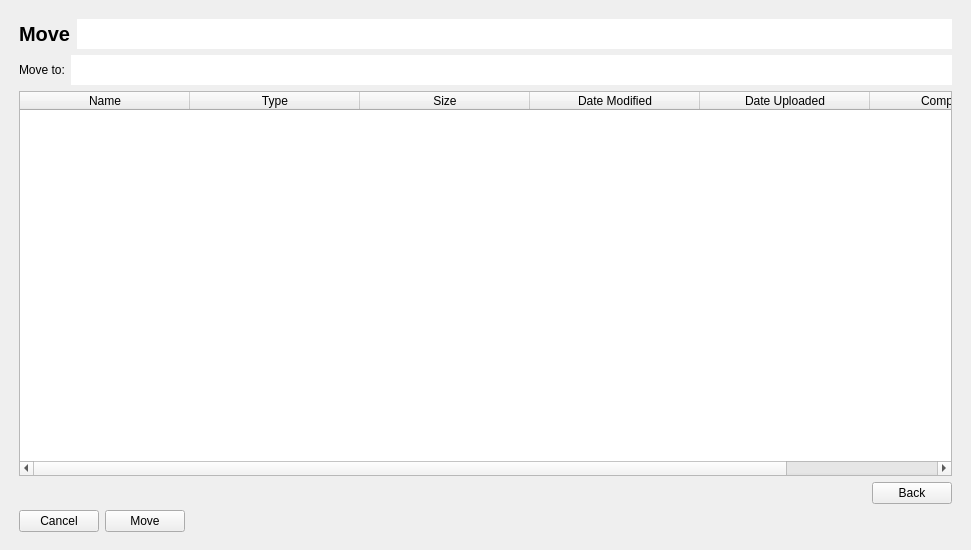
<?xml version="1.0" encoding="UTF-8"?>
<ui version="4.0">
 <class>MainWindow</class>
 <widget class="QMainWindow" name="MainWindow">
  <property name="geometry">
   <rect>
    <x>0</x>
    <y>0</y>
    <width>971</width>
    <height>550</height>
   </rect>
  </property>
  <property name="minimumSize">
   <size>
    <width>300</width>
    <height>300</height>
   </size>
  </property>
  <property name="windowTitle">
   <string>Archon - Move File</string>
  </property>
  <property name="styleSheet">
   <string notr="true"/>
  </property>
  <widget class="QWidget" name="centralwidget">
   <widget class="QFrame" name="verticalFrame">
    <property name="geometry">
     <rect>
      <x>10</x>
      <y>10</y>
      <width>951</width>
      <height>531</height>
     </rect>
    </property>
    <layout class="QVBoxLayout" name="verticalLayout">
     <item>
      <layout class="QHBoxLayout" name="horizontalLayout">
       <item>
        <widget class="QLabel" name="label">
         <property name="font">
          <font>
           <pointsize>15</pointsize>
           <weight>75</weight>
           <bold>true</bold>
          </font>
         </property>
         <property name="styleSheet">
          <string notr="true"/>
         </property>
         <property name="text">
          <string>Move</string>
         </property>
        </widget>
       </item>
       <item>
        <widget class="QLineEdit" name="title">
         <property name="font">
          <font>
           <pointsize>15</pointsize>
           <weight>75</weight>
           <bold>true</bold>
          </font>
         </property>
         <property name="styleSheet">
          <string notr="true"/>
         </property>
         <property name="frame">
          <bool>false</bool>
         </property>
         <property name="readOnly">
          <bool>true</bool>
         </property>
        </widget>
       </item>
      </layout>
     </item>
     <item>
      <layout class="QHBoxLayout" name="horizontalLayout_2">
       <item>
        <widget class="QLabel" name="label_2">
         <property name="styleSheet">
          <string notr="true"/>
         </property>
         <property name="text">
          <string>Move to:</string>
         </property>
        </widget>
       </item>
       <item>
        <widget class="QLineEdit" name="current_path_box">
         <property name="font">
          <font>
           <pointsize>15</pointsize>
           <weight>75</weight>
           <bold>true</bold>
          </font>
         </property>
         <property name="styleSheet">
          <string notr="true"/>
         </property>
         <property name="frame">
          <bool>false</bool>
         </property>
         <property name="readOnly">
          <bool>true</bool>
         </property>
        </widget>
       </item>
      </layout>
     </item>
     <item>
      <widget class="QTableWidget" name="table">
       <property name="enabled">
        <bool>true</bool>
       </property>
       <property name="sizePolicy">
        <sizepolicy hsizetype="Expanding" vsizetype="MinimumExpanding">
         <horstretch>0</horstretch>
         <verstretch>0</verstretch>
        </sizepolicy>
       </property>
       <property name="minimumSize">
        <size>
         <width>0</width>
         <height>0</height>
        </size>
       </property>
       <property name="maximumSize">
        <size>
         <width>16777215</width>
         <height>16777215</height>
        </size>
       </property>
       <property name="focusPolicy">
        <enum>Qt::NoFocus</enum>
       </property>
       <property name="styleSheet">
        <string notr="true"/>
       </property>
       <property name="inputMethodHints">
        <set>Qt::ImhSensitiveData</set>
       </property>
       <property name="frameShape">
        <enum>QFrame::StyledPanel</enum>
       </property>
       <property name="frameShadow">
        <enum>QFrame::Plain</enum>
       </property>
       <property name="lineWidth">
        <number>0</number>
       </property>
       <property name="midLineWidth">
        <number>0</number>
       </property>
       <property name="sizeAdjustPolicy">
        <enum>QAbstractScrollArea::AdjustToContents</enum>
       </property>
       <property name="editTriggers">
        <set>QAbstractItemView::NoEditTriggers</set>
       </property>
       <property name="tabKeyNavigation">
        <bool>false</bool>
       </property>
       <property name="showDropIndicator" stdset="0">
        <bool>false</bool>
       </property>
       <property name="dragEnabled">
        <bool>false</bool>
       </property>
       <property name="dragDropOverwriteMode">
        <bool>false</bool>
       </property>
       <property name="dragDropMode">
        <enum>QAbstractItemView::NoDragDrop</enum>
       </property>
       <property name="defaultDropAction">
        <enum>Qt::IgnoreAction</enum>
       </property>
       <property name="alternatingRowColors">
        <bool>false</bool>
       </property>
       <property name="selectionMode">
        <enum>QAbstractItemView::SingleSelection</enum>
       </property>
       <property name="selectionBehavior">
        <enum>QAbstractItemView::SelectRows</enum>
       </property>
       <property name="textElideMode">
        <enum>Qt::ElideLeft</enum>
       </property>
       <property name="showGrid">
        <bool>true</bool>
       </property>
       <property name="gridStyle">
        <enum>Qt::SolidLine</enum>
       </property>
       <property name="sortingEnabled">
        <bool>true</bool>
       </property>
       <property name="cornerButtonEnabled">
        <bool>false</bool>
       </property>
       <attribute name="horizontalHeaderCascadingSectionResizes">
        <bool>false</bool>
       </attribute>
       <attribute name="horizontalHeaderDefaultSectionSize">
        <number>170</number>
       </attribute>
       <attribute name="horizontalHeaderStretchLastSection">
        <bool>true</bool>
       </attribute>
       <attribute name="verticalHeaderVisible">
        <bool>false</bool>
       </attribute>
       <attribute name="verticalHeaderCascadingSectionResizes">
        <bool>false</bool>
       </attribute>
       <attribute name="verticalHeaderMinimumSectionSize">
        <number>35</number>
       </attribute>
       <attribute name="verticalHeaderDefaultSectionSize">
        <number>35</number>
       </attribute>
       <attribute name="verticalHeaderHighlightSections">
        <bool>false</bool>
       </attribute>
       <attribute name="verticalHeaderShowSortIndicator" stdset="0">
        <bool>false</bool>
       </attribute>
       <attribute name="verticalHeaderStretchLastSection">
        <bool>false</bool>
       </attribute>
       <column>
        <property name="text">
         <string>Name</string>
        </property>
        <property name="textAlignment">
         <set>AlignCenter</set>
        </property>
       </column>
       <column>
        <property name="text">
         <string>Type</string>
        </property>
        <property name="textAlignment">
         <set>AlignCenter</set>
        </property>
       </column>
       <column>
        <property name="text">
         <string>Size</string>
        </property>
        <property name="textAlignment">
         <set>AlignCenter</set>
        </property>
       </column>
       <column>
        <property name="text">
         <string>Date Modified</string>
        </property>
        <property name="textAlignment">
         <set>AlignCenter</set>
        </property>
       </column>
       <column>
        <property name="text">
         <string>Date Uploaded</string>
        </property>
        <property name="textAlignment">
         <set>AlignCenter</set>
        </property>
       </column>
       <column>
        <property name="text">
         <string>Compressed</string>
        </property>
        <property name="textAlignment">
         <set>AlignCenter</set>
        </property>
       </column>
      </widget>
     </item>
     <item>
      <layout class="QHBoxLayout" name="horizontalLayout_5">
       <item>
        <spacer name="horizontalSpacer_2">
         <property name="orientation">
          <enum>Qt::Horizontal</enum>
         </property>
         <property name="sizeHint" stdset="0">
          <size>
           <width>40</width>
           <height>20</height>
          </size>
         </property>
        </spacer>
       </item>
       <item>
        <widget class="QPushButton" name="back_button">
         <property name="sizePolicy">
          <sizepolicy hsizetype="Maximum" vsizetype="Fixed">
           <horstretch>0</horstretch>
           <verstretch>0</verstretch>
          </sizepolicy>
         </property>
         <property name="focusPolicy">
          <enum>Qt::NoFocus</enum>
         </property>
         <property name="styleSheet">
          <string notr="true"/>
         </property>
         <property name="text">
          <string>Back</string>
         </property>
         <property name="shortcut">
          <string>Ctrl+B</string>
         </property>
        </widget>
       </item>
      </layout>
     </item>
     <item>
      <layout class="QHBoxLayout" name="horizontalLayout_4">
       <item>
        <widget class="QPushButton" name="cancel">
         <property name="styleSheet">
          <string notr="true"/>
         </property>
         <property name="text">
          <string>Cancel</string>
         </property>
        </widget>
       </item>
       <item>
        <widget class="QPushButton" name="move_button">
         <property name="styleSheet">
          <string notr="true"/>
         </property>
         <property name="text">
          <string>Move</string>
         </property>
        </widget>
       </item>
       <item>
        <spacer name="horizontalSpacer">
         <property name="orientation">
          <enum>Qt::Horizontal</enum>
         </property>
         <property name="sizeHint" stdset="0">
          <size>
           <width>40</width>
           <height>20</height>
          </size>
         </property>
        </spacer>
       </item>
      </layout>
     </item>
    </layout>
   </widget>
  </widget>
 </widget>
 <resources/>
 <connections/>
</ui>
